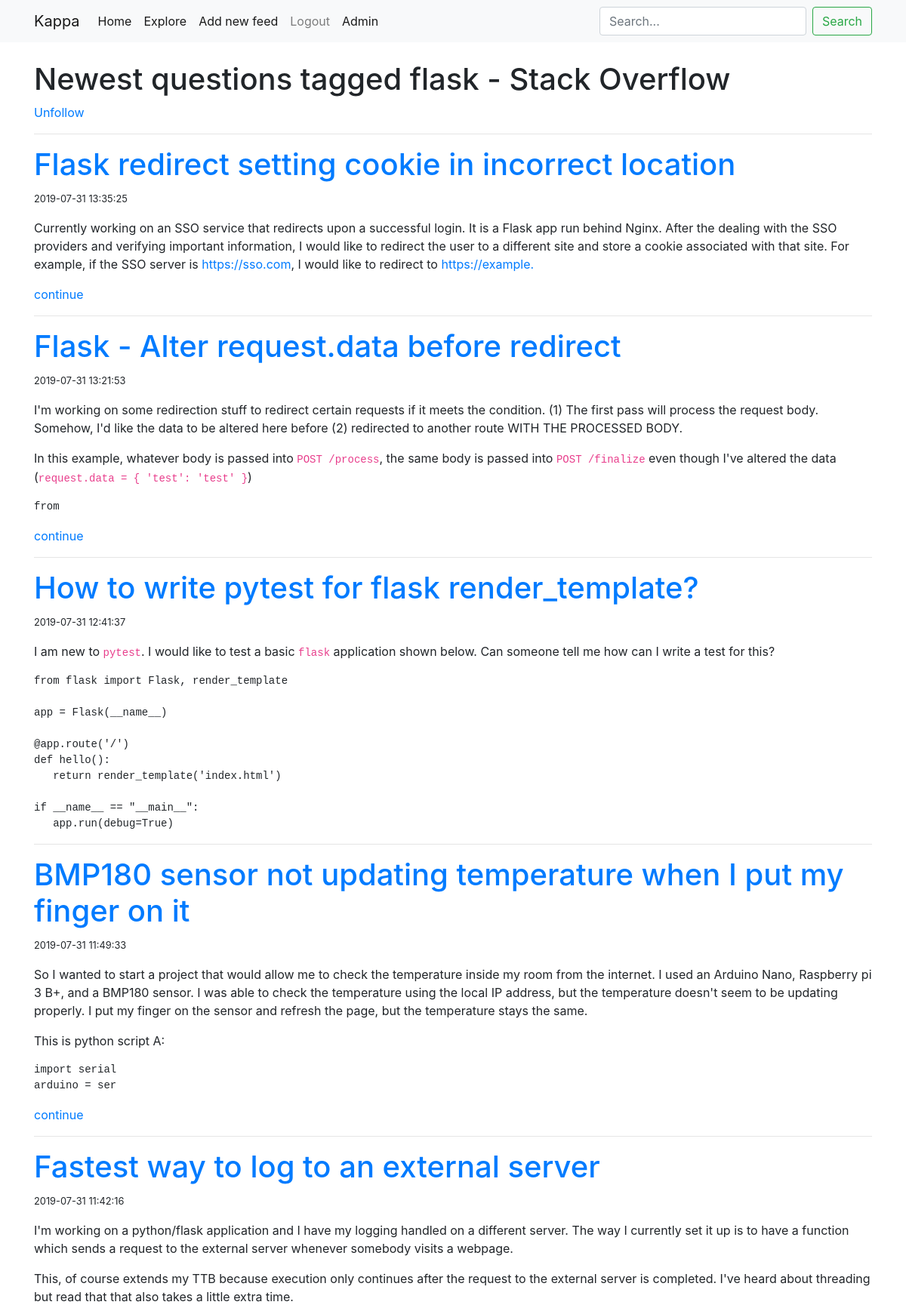
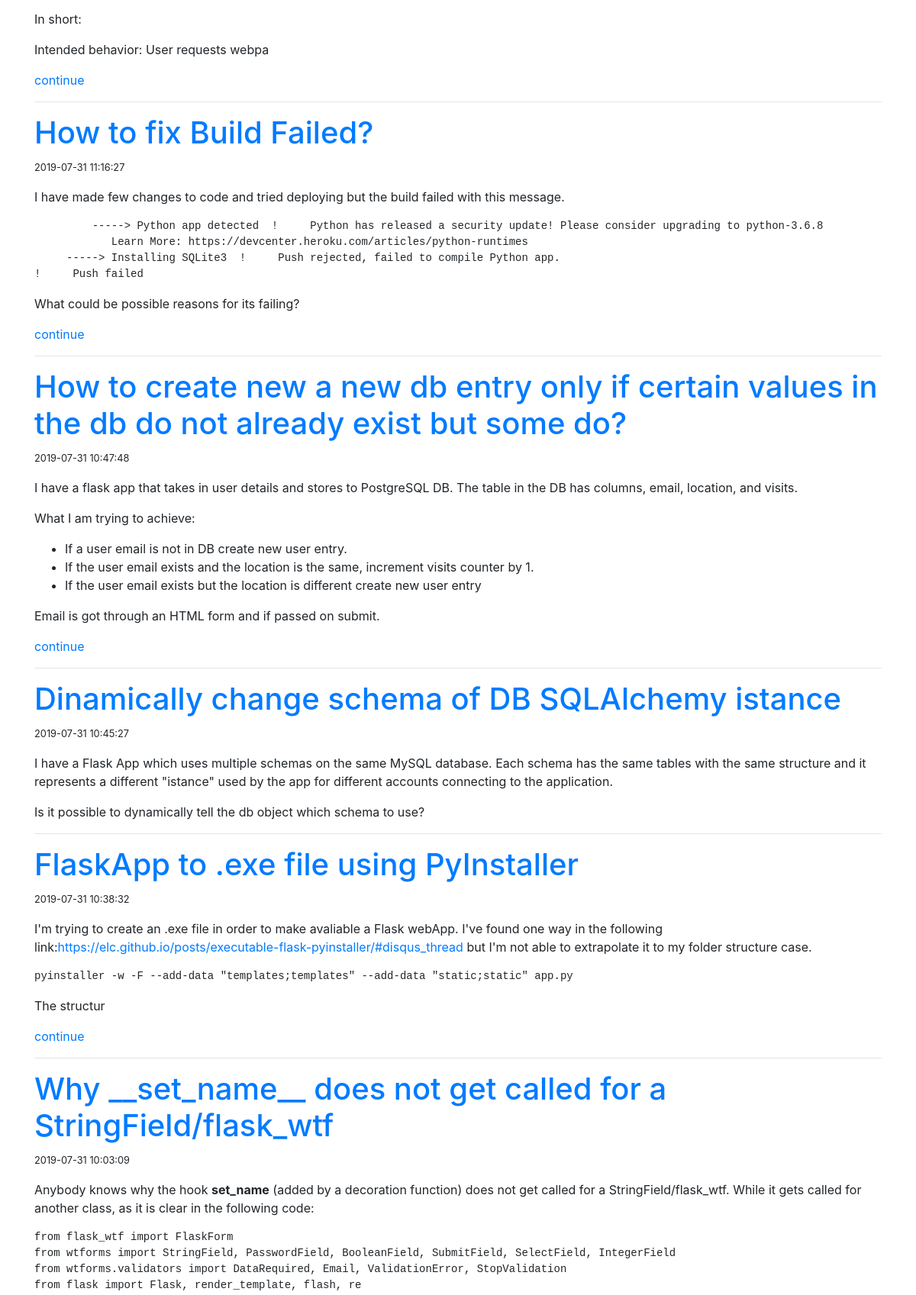
Page /feed/1 (signed in, upper part) on the committed database (2 pictures, top to bottom).
### rss_reader/models.py (models this page shows, shortened)
class User(db.Model, UserMixin):
    id = db.Column(db.Integer, primary_key=True)
    username = db.Column(db.String(64), index=True, unique=True)
    email = db.Column(db.String(128), index=True, unique=True)
    password_hash = db.Column(db.String(128))
    feeds = db.relationship(
        "RssFeed", secondary=feeds, lazy="dynamic", backref="followers"
    )
    def is_following(self, rss_feed):
        return rss_feed in self.feeds

class RssFeed(db.Model):
    __searchable__ = ["title"]
    title = db.Column(db.String(128))
    id = db.Column(db.Integer, primary_key=True)
    link = db.Column(db.String(128), unique=True)
    favicon = db.Column(db.String(128))
    posts = db.relationship("RssEntry", backref="feed_file", lazy="dynamic")

class RssEntry(db.Model):
    id = db.Column(db.Integer, primary_key=True)
    href = db.Column(
        db.String(128)
    )  # unique is not false to let multiple feed files have the same article
    feed_id = db.Column(db.ForeignKey("rss_feed.id"))
    title = db.Column(db.String(128))
    date = db.Column(db.DateTime, index=True)
    content = db.Column(db.String(1024))  # I will cut every entry

### rss_reader/routes.py (the view)
@app.route("/feed/<feed_id>")
@login_required
def feed(feed_id):
    feed = RssFeed.query.filter_by(id=feed_id).first_or_404()
    entries = feed.posts.order_by(RssEntry.date.desc())
    return render_template("feed.html", feeds=entries, title=feed.title, feed=feed)

### rss_reader/models.py (called while the page is built)
@login.user_loader
def load_user(id):
    return User.query.get(int(id))

### rss_reader/routes.py (called while the page is built)
@app.before_request
def before_request():
    pass

### rss_reader/templates/feed.html (shortened to what this page needs)
{% extends "base.html" %}
{% block content %}
<h1>{{title}}</h1>
{% if current_user.is_following(feed) %}
<a href="{{ url_for('unfollow', rss_feed=feed.id) }}">Unfollow</a>
{% else %}
<a href="{{ url_for('follow', rss_feed=feed.id) }}">Follow</a>
{% endif %}
{% for feed in feeds %}
<hr>
<h1><a href="{{feed.href}}">{{feed.title}}</a></h1>
<small>{{feed.date}}</small>
<p>{{feed.content|safe}}
  {% if feed.content|length > 500 %}
  <a href="{{feed.href}}"> continue</a>
  {% endif %}
</p>
{% endfor %}
{% endblock content %}

### rss_reader/templates/base.html (shortened to what this page needs)
<!doctype html>
<html lang="en">
  <head>
    <link rel="stylesheet" href="https://stackpath.bootstrapcdn.com/bootstrap/4.3.1/css/bootstrap.min.css">
    <link rel="stylesheet" href={{ url_for('static', filename='css/base.css') }}>
  </head>
  <body>
    <nav class="navbar navbar-expand-lg navbar-light bg-light">
      <div class="container">
        <a class="navbar-brand" href="#">{{current_user.username}}</a>
        <div class="collapse navbar-collapse" id="navbarSupportedContent">
          <ul class="navbar-nav mr-auto">
            <li class="nav-item active">
              <a class="nav-link" href="{{ url_for('index') }}">Home</a>
            </li>
            <li class="nav-item active">
              <a class="nav-link" href="{{ url_for('explore') }}">Explore</a>
            </li>
            {% if current_user.is_anonymous %}
            <li class="nav-item">
              <a class="nav-link" href="{{ url_for('login') }}">Login</a>
            </li>
            {% else %}
            <div class="nav-item active">
              <a class="nav-link" href="{{ url_for('add') }}">Add new feed</a>
            </div>
              <a class="nav-link" href="{{ url_for('logout') }}">Logout</a>
            {% endif %}
            {% if current_user.username == "Kappa" %}
            <div class="nav-item active">
              <a class="nav-link" href="{{ url_for('admin_feed_list') }}">Admin</a>
            </div>
            {% endif %}
          </ul>
          <form class="form-inline my-2 my-lg-0" method="get" action="{{ url_for('explore') }}">
            <input class="form-control mr-sm-2" type="search" placeholder="Search..." aria-label="Search" name="q">
            <button class="btn btn-outline-success my-2 my-sm-0" type="submit">Search</button>
          </form>
        </div>
      </div>
    </nav>
    <div class="container">
        {% block content %}{% endblock %}
    </div>
  </body>
</html>

### rss_reader/static/css/base.css (style rules this page uses)
.navbar { margin: 0px 0px 25px 0px; }

### rows in the picture
User: username "Kappa"
RssFeed: title "Newest questions tagged flask - Stack Overflow"
RssEntry: title "Flask redirect setting cookie in incorrect location", date "2019-07-31 13:35:25", content "Currently working on an SSO service that redirects upon a successful login. It is a Flask app run behind Nginx. After the dealing with the SSO providers and verifying important information, I would like to redirect the user to a different site and store a cookie associated with that site. For example, if the SSO server is https://sso.com , I would like to redirect to https://example."
RssEntry: title "Flask - Alter request.data before redirect", date "2019-07-31 13:21:53", content "I'm working on some redirection stuff to redirect certain requests if it meets the condition. (1) The first pass will process the request body. Somehow, I'd like the data to be altered here before (2) redirected to another route WITH THE PROCESSED BODY. In this example, whatever body is passed into POST /process , the same body is passed into POST /finalize even though I've altered the data ( request.data = { 'test': 'test' } ) from"
RssEntry: title "How to write pytest for flask render_template?", date "2019-07-31 12:41:37", content "I am new to pytest . I would like to test a basic flask application shown below. Can someone tell me how can I write a test for this? from flask import Flask, render_template app = Flask(__name__) @app.route('/') def hello(): return render_template('index.html') if __name__ == \"__main__\": app.run(debug=True)"
RssEntry: title "BMP180 sensor not updating temperature when I put my finger on it", date "2019-07-31 11:49:33", content "So I wanted to start a project that would allow me to check the temperature inside my room from the internet. I used an Arduino Nano, Raspberry pi 3 B+, and a BMP180 sensor. I was able to check the temperature using the local IP address, but the temperature doesn't seem to be updating properly. I put my finger on the sensor and refresh the page, but the temperature stays the same. This is python script A: import serial arduino = ser"
RssEntry: title "Fastest way to log to an external server", date "2019-07-31 11:42:16", content "I'm working on a python/flask application and I have my logging handled on a different server. The way I currently set it up is to have a function which sends a request to the external server whenever somebody visits a webpage. This, of course extends my TTB because execution only continues after the request to the external server is completed. I've heard about threading but read that that also takes a little extra time. In short: Intended behavior: User requests webpa"
RssEntry: title "How to fix Build Failed?", date "2019-07-31 11:16:27", content "I have made few changes to code and tried deploying but the build failed with this message. -----> Python app detected ! Python has released a security update! Please consider upgrading to python-3.6.8 Learn More: https://devcenter.heroku.com/articles/python-runtimes -----> Installing SQLite3 ! Push rejected, failed to compile Python app. ! Push failed What could be possible reasons for its failing?"
RssEntry: title "How to create new a new db entry only if certain values in the db do not already exist but some do?", date "2019-07-31 10:47:48", content "I have a flask app that takes in user details and stores to PostgreSQL DB. The table in the DB has columns, email, location, and visits. What I am trying to achieve: If a user email is not in DB create new user entry. If the user email exists and the location is the same, increment visits counter by 1. If the user email exists but the location is different create new user entry Email is got through an HTML form and if passed on submit."
RssEntry: title "Dinamically change schema of DB SQLAlchemy istance", date "2019-07-31 10:45:27", content "I have a Flask App which uses multiple schemas on the same MySQL database. Each schema has the same tables with the same structure and it represents a different \"istance\" used by the app for different accounts connecting to the application. Is it possible to dynamically tell the db object which schema to use?"
RssEntry: title "FlaskApp to .exe file using PyInstaller", date "2019-07-31 10:38:32", content "I'm trying to create an .exe file in order to make avaliable a Flask webApp. I've found one way in the following link: https://elc.github.io/posts/executable-flask-pyinstaller/#disqus_thread but I'm not able to extrapolate it to my folder structure case. pyinstaller -w -F --add-data \"templates;templates\" --add-data \"static;static\" app.py The structur"
RssEntry: title "Why __set_name__ does not get called for a StringField/flask_wtf", date "2019-07-31 10:03:09", content "Anybody knows why the hook set_name (added by a decoration function) does not get called for a StringField/flask_wtf. While it gets called for another class, as it is clear in the following code: from flask_wtf import FlaskForm from wtforms import StringField, PasswordField, BooleanField, SubmitField, SelectField, IntegerField from wtforms.validators import DataRequired, Email, ValidationError, StopValidation from flask import Flask, render_template, flash, re"
